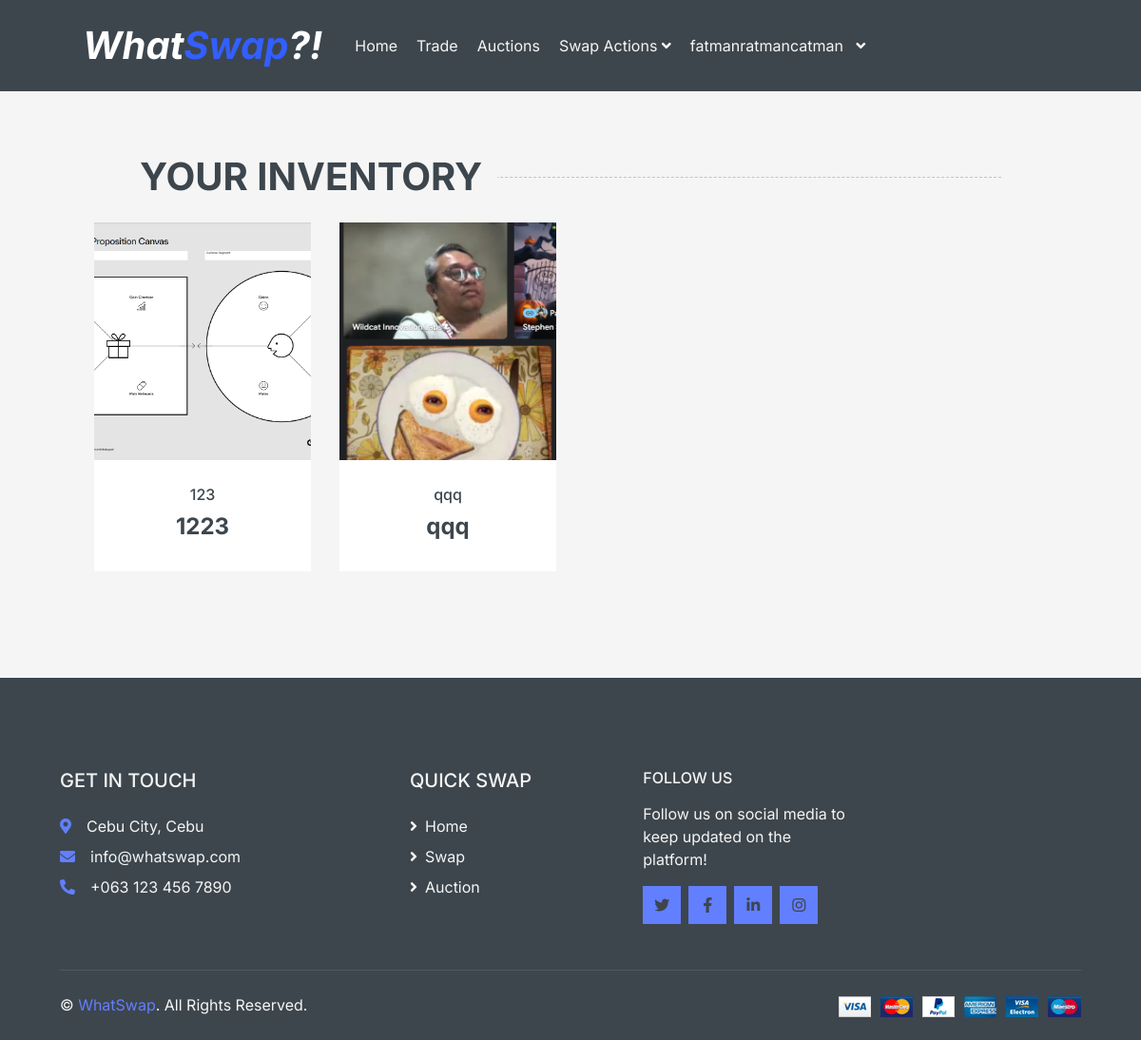
The app's page /profile/inventory/ (signed in), older data.
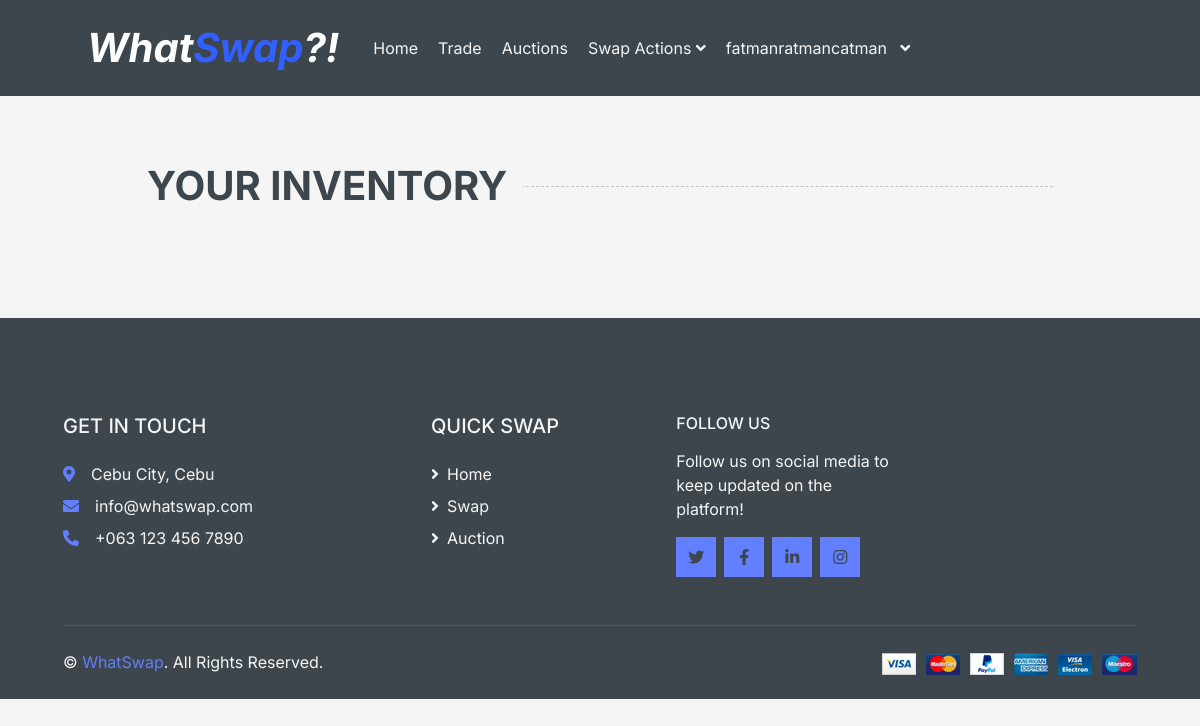
The same page, newer data.
### main/models.py (models this page shows, shortened)
class Item(models.Model):
    owner = models.ForeignKey(User, on_delete=models.CASCADE,null=True, blank = True)
    item_name = models.CharField(max_length=100)
    item_desc = models.TextField(max_length=1000)
    image_url = models.ImageField(upload_to="images/items/", default="images/default_item.jpg")
    created_at = models.DateTimeField(auto_now_add=True)

### main/views.py (the view)
# urls.py: path('profile/inventory/', views.inventory, name ='inventory'),
def inventory(request):
    items = Item.objects.filter(owner=request.user.id)
    return render(request,"profile/inventory.html",{'items':items})

### templates/profile/inventory.html (shortened to what this page needs)
<!DOCTYPE html>
<html lang="en">
<head>
    <link href="https://cdn.jsdelivr.net/npm/bootstrap@5.3.3/dist/css/bootstrap.min.css" rel="stylesheet">
    {% include "common/head.html" %}
</head>
<body>
    {% include "common/navbar.html"%}
    <div style="padding:3%">
        <div class="container-fluid">
            <div class="row px-xl-5">
                <div class="col-12">
                    <h1 class="section-title position-relative font-weight-bold text-uppercase mx-xl-5 mb-4"><span class="bg-secondary pr-3">
                        YOUR INVENTORY</span></h1>
                </div>
            </div>
        </div>
        <div class="col-lg-12 col-md-12">
            <div class="row px-xl-5">
            {% for item in items %}
                {% include "profile/inventory_item.html" %}
            {% endfor %}
            </div>
        </div>
    </div>
    {% include "common/foot.html" %}
</body>
</html>

### templates/profile/inventory_item.html (shortened to what this page needs)
<div class="col-lg-3 col-md-6 col-sm-6 pb-1">
    <div class="product-item bg-light mb-4">
        <div class="product-img position-relative overflow-hidden">
            <div style=" width: 100%; height: 250px; overflow: hidden;">
              <img style="width: 100%; height: 100%; object-fit: cover;" src="{{ item.image_url.url }}" alt="" onerror="this.onerror=null; this.src='fallback-image.jpg';">
            </div>
            <div class="product-action">
            </div>
        </div>
        <div class="text-center py-4">
            <a class="h6 text-decoration-none text-truncate" href="/profile/inventory/{{item.pk}}">{{ item.item_desc | truncatechars:22 }}</a>
            <div class=" align-items-center justify-content-center mt-2">
                    <h4><b>{{ item.item_name }}</b></h4>
            </div>
        </div>
    </div>
</div>

Row changes from the older to the newer data that the page shows:
removed Item: image_url (picture), item_desc "123", item_name "1223"
removed Item: image_url (picture), item_desc "qqq", item_name "qqq"
